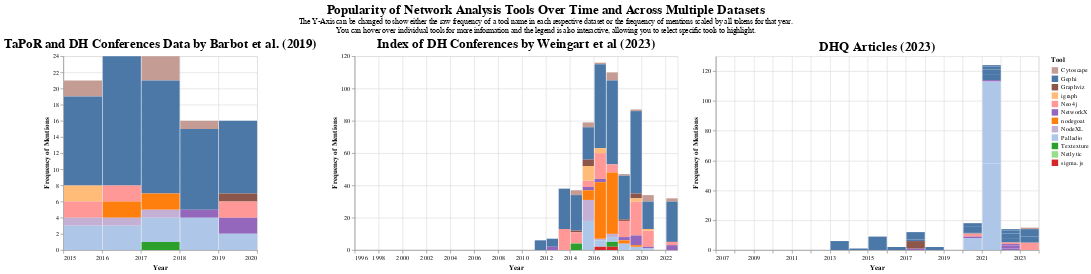

Notebook code cell kept with this figure:
### Code cell
# Display the concatenated chart
network_tools_over_time_chart

### Figure 1 — Vega-Lite specification as saved in the notebook (floating-point values rounded to 4 significant figures; data arrays with more than 128 entries replaced by an {"elided": "..."} marker saying what was removed)
{"config": {"view": {"continuousWidth": 300, "continuousHeight": 300}, "axis": {"labelFont": "Garamond", "titleFont": "Garamond"}, "legend": {"labelFont": "Garamond", "titleFont": "Garamond"}, "title": {"anchor": "middle", "font": "Garamond", "fontSize": 20}}, "hconcat": [{"mark": {"type": "bar"}, "data": {"name": "data-029a10372f3f93d583f66428a45b5f0a"}, "encoding": {"color": {"field": "tools", "legend": {"title": "Tool"}, "scale": {"domain": ["Cytoscape", "Gephi", "Graphviz", "igraph", "Neo4j", "NetworkX", "nodegoat", "NodeXL", "Palladio", "Textexture", "Netlytic", "sigma.js"], "range": ["#c49c94", "#4c78a8", "#8c564b", "#ffbb78", "#ff9896", "#9467bd", "#ff7f0e", "#c5b0d5", "#aec7e8", "#2ca02c", "#98df8a", "#d62728"]}, "type": "nominal"}, "opacity": {"condition": {"param": "param_2", "value": 1}, "value": 0.2}, "tooltip": [{"field": "tools", "title": "Tool", "type": "nominal"}, {"field": "Raw Frequency of Mentions", "type": "quantitative"}, {"field": "date", "format": "%Y", "title": "Date", "type": "temporal"}, {"field": "Frequency of Mentions Scaled by Total Tokens", "format": ".2f", "title": "Frequency of Mentions Scaled by Total Tokens (Percentage)", "type": "quantitative"}, {"field": "total_tokens", "title": "Total Tokens", "type": "quantitative"}], "x": {"axis": {"title": "Year"}, "field": "date", "timeUnit": "year", "type": "temporal"}, "y": {"axis": {"title": "Frequency of Mentions"}, "field": "y", "type": "quantitative"}}, "name": "view_1", "title": "TaPoR and DH Conferences Data by Barbot et al. (2019)", "transform": [{"calculate": "datum[param_1]", "as": "y"}], "width": 300}, {"mark": {"type": "bar"}, "data": {"name": "data-31a97f99bffec104207bfc7185f222e3"}, "encoding": {"color": {"field": "tools", "legend": {"title": "Tool"}, "scale": {"domain": ["Cytoscape", "Gephi", "Graphviz", "igraph", "Neo4j", "NetworkX", "nodegoat", "NodeXL", "Palladio", "Textexture", "Netlytic", "sigma.js"], "range": ["#c49c94", "#4c78a8", "#8c564b", "#ffbb78", "#ff9896", "#9467bd", "#ff7f0e", "#c5b0d5", "#aec7e8", "#2ca02c", "#98df8a", "#d62728"]}, "type": "nominal"}, "opacity": {"condition": {"param": "param_2", "value": 1}, "value": 0.2}, "tooltip": [{"field": "tools", "title": "Tool", "type": "nominal"}, {"field": "Raw Frequency of Mentions", "type": "quantitative"}, {"field": "date", "format": "%Y", "title": "Date", "type": "temporal"}, {"field": "Frequency of Mentions Scaled by Total Tokens", "format": ".2f", "title": "Frequency of Mentions Scaled by Total Tokens (Percentage)", "type": "quantitative"}, {"field": "total_tokens", "title": "Total Tokens", "type": "quantitative"}], "x": {"axis": {"title": "Year"}, "field": "date", "timeUnit": "year", "type": "temporal"}, "y": {"axis": {"title": "Frequency of Mentions"}, "field": "y", "type": "quantitative"}}, "name": "view_2", "title": "Index of DH Conferences by Weingart et al (2023)", "transform": [{"calculate": "datum[param_1]", "as": "y"}], "width": 500}, {"mark": {"type": "bar"}, "data": {"name": "data-3362830e769ef9fed28bd383b5643cb3"}, "encoding": {"color": {"field": "tools", "legend": {"title": "Tool"}, "scale": {"domain": ["Cytoscape", "Gephi", "Graphviz", "igraph", "Neo4j", "NetworkX", "nodegoat", "NodeXL", "Palladio", "Textexture", "Netlytic", "sigma.js"], "range": ["#c49c94", "#4c78a8", "#8c564b", "#ffbb78", "#ff9896", "#9467bd", "#ff7f0e", "#c5b0d5", "#aec7e8", "#2ca02c", "#98df8a", "#d62728"]}, "type": "nominal"}, "opacity": {"condition": {"param": "param_2", "value": 1}, "value": 0.2}, "tooltip": [{"field": "tools", "title": "Tool", "type": "nominal"}, {"field": "Raw Frequency of Mentions", "type": "quantitative"}, {"field": "date", "format": "%Y", "title": "Date", "type": "temporal"}, {"field": "Frequency of Mentions Scaled by Total Tokens", "format": ".2f", "title": "Frequency of Mentions Scaled by Total Tokens (Percentage)", "type": "quantitative"}, {"field": "total_tokens", "title": "Total Tokens", "type": "quantitative"}], "x": {"axis": {"title": "Year"}, "field": "date", "timeUnit": "year", "type": "temporal"}, "y": {"axis": {"title": "Frequency of Mentions"}, "field": "y", "type": "quantitative"}}, "name": "view_3", "title": "DHQ Articles (2023)", "transform": [{"calculate": "datum[param_1]", "as": "y"}], "width": 500}], "datasets": {"data-029a10372f3f93d583f66428a45b5f0a": [{"tools": "Cytoscape", "Raw Frequency of Mentions": 2, "date": "2015-01-01T00:00:00", "total_tokens": 233, "data_origin": "TaPoR", "title": "TaPoR and DH Conferences Data by Barbot et al. (2019)", "Frequency of Mentions Scaled by Total Tokens": 0.8584}, {"tools": "Gephi", "Raw Frequency of Mentions": 11, "date": "2015-01-01T00:00:00", "total_tokens": 233, "data_origin": "TaPoR", "title": "TaPoR and DH Conferences Data by Barbot et al. (2019)", "Frequency of Mentions Scaled by Total Tokens": 4.721}, {"tools": "Graphviz", "Raw Frequency of Mentions": 0, "date": "2015-01-01T00:00:00", "total_tokens": 233, "data_origin": "TaPoR", "title": "TaPoR and DH Conferences Data by Barbot et al. (2019)", "Frequency of Mentions Scaled by Total Tokens": 0.0}, {"tools": "igraph", "Raw Frequency of Mentions": 2, "date": "2015-01-01T00:00:00", "total_tokens": 233, "data_origin": "TaPoR", "title": "TaPoR and DH Conferences Data by Barbot et al. (2019)", "Frequency of Mentions Scaled by Total Tokens": 0.8584}, {"tools": "Neo4j", "Raw Frequency of Mentions": 2, "date": "2015-01-01T00:00:00", "total_tokens": 233, "data_origin": "TaPoR", "title": "TaPoR and DH Conferences Data by Barbot et al. (2019)", "Frequency of Mentions Scaled by Total Tokens": 0.8584}, {"tools": "NetworkX", "Raw Frequency of Mentions": 0, "date": "2015-01-01T00:00:00", "total_tokens": 233, "data_origin": "TaPoR", "title": "TaPoR and DH Conferences Data by Barbot et al. (2019)", "Frequency of Mentions Scaled by Total Tokens": 0.0}, {"tools": "nodegoat", "Raw Frequency of Mentions": 0, "date": "2015-01-01T00:00:00", "total_tokens": 233, "data_origin": "TaPoR", "title": "TaPoR and DH Conferences Data by Barbot et al. (2019)", "Frequency of Mentions Scaled by Total Tokens": 0.0}, {"tools": "NodeXL", "Raw Frequency of Mentions": 1, "date": "2015-01-01T00:00:00", "total_tokens": 233, "data_origin": "TaPoR", "title": "TaPoR and DH Conferences Data by Barbot et al. (2019)", "Frequency of Mentions Scaled by Total Tokens": 0.4292}, {"tools": "Palladio", "Raw Frequency of Mentions": 3, "date": "2015-01-01T00:00:00", "total_tokens": 233, "data_origin": "TaPoR", "title": "TaPoR and DH Conferences Data by Barbot et al. (2019)", "Frequency of Mentions Scaled by Total Tokens": 1.288}, {"tools": "Textexture", "Raw Frequency of Mentions": 0, "date": "2015-01-01T00:00:00", "total_tokens": 233, "data_origin": "TaPoR", "title": "TaPoR and DH Conferences Data by Barbot et al. (2019)", "Frequency of Mentions Scaled by Total Tokens": 0.0}, {"tools": "Cytoscape", "Raw Frequency of Mentions": 0, "date": "2016-01-01T00:00:00", "total_tokens": 360, "data_origin": "TaPoR", "title": "TaPoR and DH Conferences Data by Barbot et al. (2019)", "Frequency of Mentions Scaled by Total Tokens": 0.0}, {"tools": "Gephi", "Raw Frequency of Mentions": 16, "date": "2016-01-01T00:00:00", "total_tokens": 360, "data_origin": "TaPoR", "title": "TaPoR and DH Conferences Data by Barbot et al. (2019)", "Frequency of Mentions Scaled by Total Tokens": 4.444}, {"tools": "Graphviz", "Raw Frequency of Mentions": 0, "date": "2016-01-01T00:00:00", "total_tokens": 360, "data_origin": "TaPoR", "title": "TaPoR and DH Conferences Data by Barbot et al. (2019)", "Frequency of Mentions Scaled by Total Tokens": 0.0}, {"tools": "igraph", "Raw Frequency of Mentions": 0, "date": "2016-01-01T00:00:00", "total_tokens": 360, "data_origin": "TaPoR", "title": "TaPoR and DH Conferences Data by Barbot et al. (2019)", "Frequency of Mentions Scaled by Total Tokens": 0.0}, {"tools": "Neo4j", "Raw Frequency of Mentions": 2, "date": "2016-01-01T00:00:00", "total_tokens": 360, "data_origin": "TaPoR", "title": "TaPoR and DH Conferences Data by Barbot et al. (2019)", "Frequency of Mentions Scaled by Total Tokens": 0.5556}, {"tools": "NetworkX", "Raw Frequency of Mentions": 0, "date": "2016-01-01T00:00:00", "total_tokens": 360, "data_origin": "TaPoR", "title": "TaPoR and DH Conferences Data by Barbot et al. (2019)", "Frequency of Mentions Scaled by Total Tokens": 0.0}, {"tools": "nodegoat", "Raw Frequency of Mentions": 2, "date": "2016-01-01T00:00:00", "total_tokens": 360, "data_origin": "TaPoR", "title": "TaPoR and DH Conferences Data by Barbot et al. (2019)", "Frequency of Mentions Scaled by Total Tokens": 0.5556}, {"tools": "NodeXL", "Raw Frequency of Mentions": 1, "date": "2016-01-01T00:00:00", "total_tokens": 360, "data_origin": "TaPoR", "title": "TaPoR and DH Conferences Data by Barbot et al. (2019)", "Frequency of Mentions Scaled by Total Tokens": 0.2778}, {"tools": "Palladio", "Raw Frequency of Mentions": 3, "date": "2016-01-01T00:00:00", "total_tokens": 360, "data_origin": "TaPoR", "title": "TaPoR and DH Conferences Data by Barbot et al. (2019)", "Frequency of Mentions Scaled by Total Tokens": 0.8333}, {"tools": "Textexture", "Raw Frequency of Mentions": 0, "date": "2016-01-01T00:00:00", "total_tokens": 360, "data_origin": "TaPoR", "title": "TaPoR and DH Conferences Data by Barbot et al. (2019)", "Frequency of Mentions Scaled by Total Tokens": 0.0}, {"tools": "Cytoscape", "Raw Frequency of Mentions": 3, "date": "2017-01-01T00:00:00", "total_tokens": 367, "data_origin": "TaPoR", "title": "TaPoR and DH Conferences Data by Barbot et al. (2019)", "Frequency of Mentions Scaled by Total Tokens": 0.8174}, {"tools": "Gephi", "Raw Frequency of Mentions": 14, "date": "2017-01-01T00:00:00", "total_tokens": 367, "data_origin": "TaPoR", "title": "TaPoR and DH Conferences Data by Barbot et al. (2019)", "Frequency of Mentions Scaled by Total Tokens": 3.815}, {"tools": "Graphviz", "Raw Frequency of Mentions": 0, "date": "2017-01-01T00:00:00", "total_tokens": 367, "data_origin": "TaPoR", "title": "TaPoR and DH Conferences Data by Barbot et al. (2019)", "Frequency of Mentions Scaled by Total Tokens": 0.0}, {"tools": "igraph", "Raw Frequency of Mentions": 0, "date": "2017-01-01T00:00:00", "total_tokens": 367, "data_origin": "TaPoR", "title": "TaPoR and DH Conferences Data by Barbot et al. (2019)", "Frequency of Mentions Scaled by Total Tokens": 0.0}, {"tools": "Neo4j", "Raw Frequency of Mentions": 0, "date": "2017-01-01T00:00:00", "total_tokens": 367, "data_origin": "TaPoR", "title": "TaPoR and DH Conferences Data by Barbot et al. (2019)", "Frequency of Mentions Scaled by Total Tokens": 0.0}, {"tools": "NetworkX", "Raw Frequency of Mentions": 0, "date": "2017-01-01T00:00:00", "total_tokens": 367, "data_origin": "TaPoR", "title": "TaPoR and DH Conferences Data by Barbot et al. (2019)", "Frequency of Mentions Scaled by Total Tokens": 0.0}, {"tools": "nodegoat", "Raw Frequency of Mentions": 2, "date": "2017-01-01T00:00:00", "total_tokens": 367, "data_origin": "TaPoR", "title": "TaPoR and DH Conferences Data by Barbot et al. (2019)", "Frequency of Mentions Scaled by Total Tokens": 0.545}, {"tools": "NodeXL", "Raw Frequency of Mentions": 1, "date": "2017-01-01T00:00:00", "total_tokens": 367, "data_origin": "TaPoR", "title": "TaPoR and DH Conferences Data by Barbot et al. (2019)", "Frequency of Mentions Scaled by Total Tokens": 0.2725}, {"tools": "Palladio", "Raw Frequency of Mentions": 3, "date": "2017-01-01T00:00:00", "total_tokens": 367, "data_origin": "TaPoR", "title": "TaPoR and DH Conferences Data by Barbot et al. (2019)", "Frequency of Mentions Scaled by Total Tokens": 0.8174}, {"tools": "Textexture", "Raw Frequency of Mentions": 1, "date": "2017-01-01T00:00:00", "total_tokens": 367, "data_origin": "TaPoR", "title": "TaPoR and DH Conferences Data by Barbot et al. (2019)", "Frequency of Mentions Scaled by Total Tokens": 0.2725}, {"tools": "Cytoscape", "Raw Frequency of Mentions": 1, "date": "2018-01-01T00:00:00", "total_tokens": 233, "data_origin": "TaPoR", "title": "TaPoR and DH Conferences Data by Barbot et al. (2019)", "Frequency of Mentions Scaled by Total Tokens": 0.4292}, {"tools": "Gephi", "Raw Frequency of Mentions": 10, "date": "2018-01-01T00:00:00", "total_tokens": 233, "data_origin": "TaPoR", "title": "TaPoR and DH Conferences Data by Barbot et al. (2019)", "Frequency of Mentions Scaled by Total Tokens": 4.292}, {"tools": "Graphviz", "Raw Frequency of Mentions": 0, "date": "2018-01-01T00:00:00", "total_tokens": 233, "data_origin": "TaPoR", "title": "TaPoR and DH Conferences Data by Barbot et al. (2019)", "Frequency of Mentions Scaled by Total Tokens": 0.0}, {"tools": "igraph", "Raw Frequency of Mentions": 0, "date": "2018-01-01T00:00:00", "total_tokens": 233, "data_origin": "TaPoR", "title": "TaPoR and DH Conferences Data by Barbot et al. (2019)", "Frequency of Mentions Scaled by Total Tokens": 0.0}, {"tools": "Neo4j", "Raw Frequency of Mentions": 0, "date": "2018-01-01T00:00:00", "total_tokens": 233, "data_origin": "TaPoR", "title": "TaPoR and DH Conferences Data by Barbot et al. (2019)", "Frequency of Mentions Scaled by Total Tokens": 0.0}, {"tools": "NetworkX", "Raw Frequency of Mentions": 1, "date": "2018-01-01T00:00:00", "total_tokens": 233, "data_origin": "TaPoR", "title": "TaPoR and DH Conferences Data by Barbot et al. (2019)", "Frequency of Mentions Scaled by Total Tokens": 0.4292}, {"tools": "nodegoat", "Raw Frequency of Mentions": 0, "date": "2018-01-01T00:00:00", "total_tokens": 233, "data_origin": "TaPoR", "title": "TaPoR and DH Conferences Data by Barbot et al. (2019)", "Frequency of Mentions Scaled by Total Tokens": 0.0}, {"tools": "NodeXL", "Raw Frequency of Mentions": 0, "date": "2018-01-01T00:00:00", "total_tokens": 233, "data_origin": "TaPoR", "title": "TaPoR and DH Conferences Data by Barbot et al. (2019)", "Frequency of Mentions Scaled by Total Tokens": 0.0}, {"tools": "Palladio", "Raw Frequency of Mentions": 4, "date": "2018-01-01T00:00:00", "total_tokens": 233, "data_origin": "TaPoR", "title": "TaPoR and DH Conferences Data by Barbot et al. (2019)", "Frequency of Mentions Scaled by Total Tokens": 1.717}, {"tools": "Textexture", "Raw Frequency of Mentions": 0, "date": "2018-01-01T00:00:00", "total_tokens": 233, "data_origin": "TaPoR", "title": "TaPoR and DH Conferences Data by Barbot et al. (2019)", "Frequency of Mentions Scaled by Total Tokens": 0.0}, {"tools": "Cytoscape", "Raw Frequency of Mentions": 0, "date": "2019-01-01T00:00:00", "total_tokens": 305, "data_origin": "TaPoR", "title": "TaPoR and DH Conferences Data by Barbot et al. (2019)", "Frequency of Mentions Scaled by Total Tokens": 0.0}, {"tools": "Gephi", "Raw Frequency of Mentions": 9, "date": "2019-01-01T00:00:00", "total_tokens": 305, "data_origin": "TaPoR", "title": "TaPoR and DH Conferences Data by Barbot et al. (2019)", "Frequency of Mentions Scaled by Total Tokens": 2.951}, {"tools": "Graphviz", "Raw Frequency of Mentions": 1, "date": "2019-01-01T00:00:00", "total_tokens": 305, "data_origin": "TaPoR", "title": "TaPoR and DH Conferences Data by Barbot et al. (2019)", "Frequency of Mentions Scaled by Total Tokens": 0.3279}, {"tools": "igraph", "Raw Frequency of Mentions": 0, "date": "2019-01-01T00:00:00", "total_tokens": 305, "data_origin": "TaPoR", "title": "TaPoR and DH Conferences Data by Barbot et al. (2019)", "Frequency of Mentions Scaled by Total Tokens": 0.0}, {"tools": "Neo4j", "Raw Frequency of Mentions": 2, "date": "2019-01-01T00:00:00", "total_tokens": 305, "data_origin": "TaPoR", "title": "TaPoR and DH Conferences Data by Barbot et al. (2019)", "Frequency of Mentions Scaled by Total Tokens": 0.6557}, {"tools": "NetworkX", "Raw Frequency of Mentions": 2, "date": "2019-01-01T00:00:00", "total_tokens": 305, "data_origin": "TaPoR", "title": "TaPoR and DH Conferences Data by Barbot et al. (2019)", "Frequency of Mentions Scaled by Total Tokens": 0.6557}, {"tools": "nodegoat", "Raw Frequency of Mentions": 0, "date": "2019-01-01T00:00:00", "total_tokens": 305, "data_origin": "TaPoR", "title": "TaPoR and DH Conferences Data by Barbot et al. (2019)", "Frequency of Mentions Scaled by Total Tokens": 0.0}, {"tools": "NodeXL", "Raw Frequency of Mentions": 0, "date": "2019-01-01T00:00:00", "total_tokens": 305, "data_origin": "TaPoR", "title": "TaPoR and DH Conferences Data by Barbot et al. (2019)", "Frequency of Mentions Scaled by Total Tokens": 0.0}, {"tools": "Palladio", "Raw Frequency of Mentions": 2, "date": "2019-01-01T00:00:00", "total_tokens": 305, "data_origin": "TaPoR", "title": "TaPoR and DH Conferences Data by Barbot et al. (2019)", "Frequency of Mentions Scaled by Total Tokens": 0.6557}, {"tools": "Textexture", "Raw Frequency of Mentions": 0, "date": "2019-01-01T00:00:00", "total_tokens": 305, "data_origin": "TaPoR", "title": "TaPoR and DH Conferences Data by Barbot et al. (2019)", "Frequency of Mentions Scaled by Total Tokens": 0.0}], "data-31a97f99bffec104207bfc7185f222e3": {"elided": "312 records"}, "data-3362830e769ef9fed28bd383b5643cb3": {"elided": "2244 records"}}, "params": [{"name": "param_1", "bind": {"input": "select", "options": ["Raw Frequency of Mentions", "Frequency of Mentions Scaled by Total Tokens"], "name": "Select Counting Method on Y Axis"}, "value": "Raw Frequency of Mentions"}, {"name": "param_2", "select": {"type": "point", "fields": ["tools"]}, "bind": "legend", "views": ["view_1", "view_2", "view_3"]}], "title": {"text": "Popularity of Network Analysis Tools Over Time and Across Multiple Datasets", "subtitle": ["The Y-Axis can be changed to show either the raw frequency of a tool name in each respective dataset or the frequency of mentions scaled by all tokens for that year.", "You can hover over individual tools for more information and the legend is also interactive, allowing you to select specific tools to highlight."]}, "$schema": "https://vega.github.io/schema/vega-lite/v5.15.1.json"}
